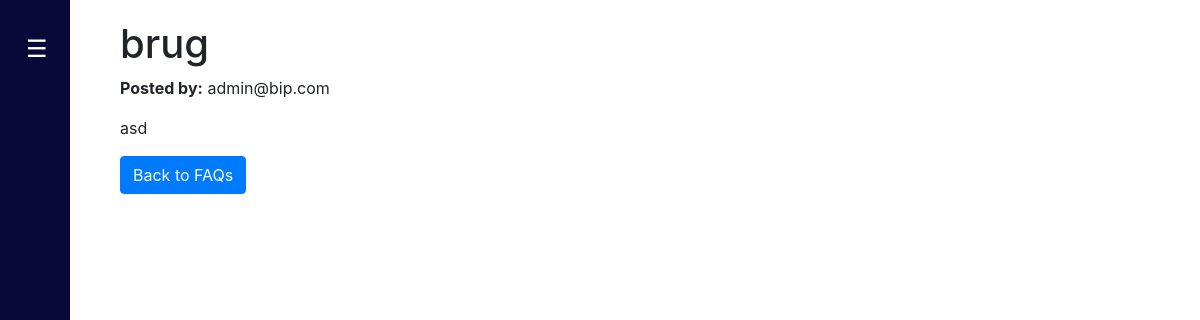
The page /faq/1 (signed in) on the database as committed earlier.
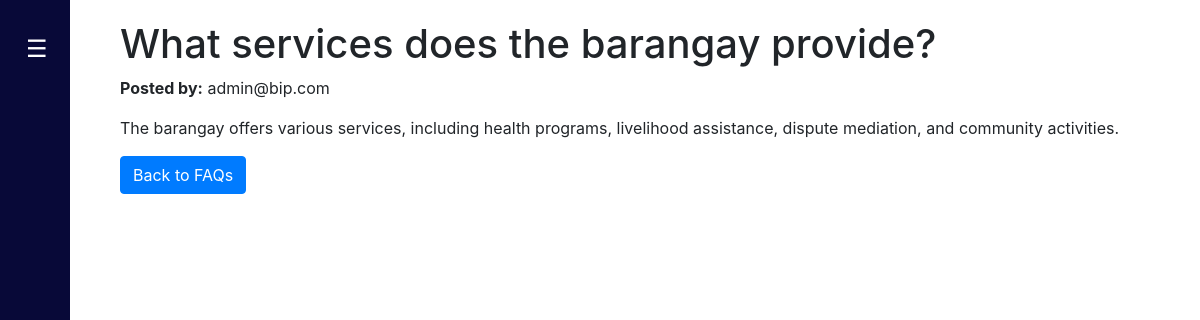
The same page on the database as committed later.
### Website/models.py (models this page shows)
class FAQ(db.Model):
    id = db.Column(db.Integer, primary_key=True)
    title = db.Column(db.String(255), nullable=False)  # Title of the FAQ
    content = db.Column(db.Text, nullable=False)  # Content of the FAQ
    created_at = db.Column(db.DateTime, default=db.func.current_timestamp())  # Timestamp
    user_id = db.Column(db.Integer, db.ForeignKey('user.id'), nullable=False)  # User who created the FAQ
    user = db.relationship('User', backref=db.backref('faqs', lazy=True))  # Relationship to User

### Website/views.py (the view)
@views.route('/faq/<int:faq_id>')
@login_required
def view_faq(faq_id):
    faq = FAQ.query.get_or_404(faq_id)
    return render_template('view_faq.html', faq=faq, user=current_user)

### Website/templates/view_faq.html (shortened to what this page needs)
{% extends "base.html" %}
{% block content %}
    <div class="container">
        <h1>{{ faq.title }}</h1>
        <p><strong>Posted by:</strong> {{ faq.user.email }}</p>
        <p>{{ faq.content }}</p>
        <a href="{{ url_for('views.faqs') }}" class="btn btn-primary">Back to FAQs</a>
    </div>
{% endblock %}

Rows that differ between the two databases and show on the page:
changed FAQ: title "brug" → "What services does the barangay provide?"; content "asd" → "The barangay offers various services, including health programs, livelihood assistance, dispute mediation, and community activities."
